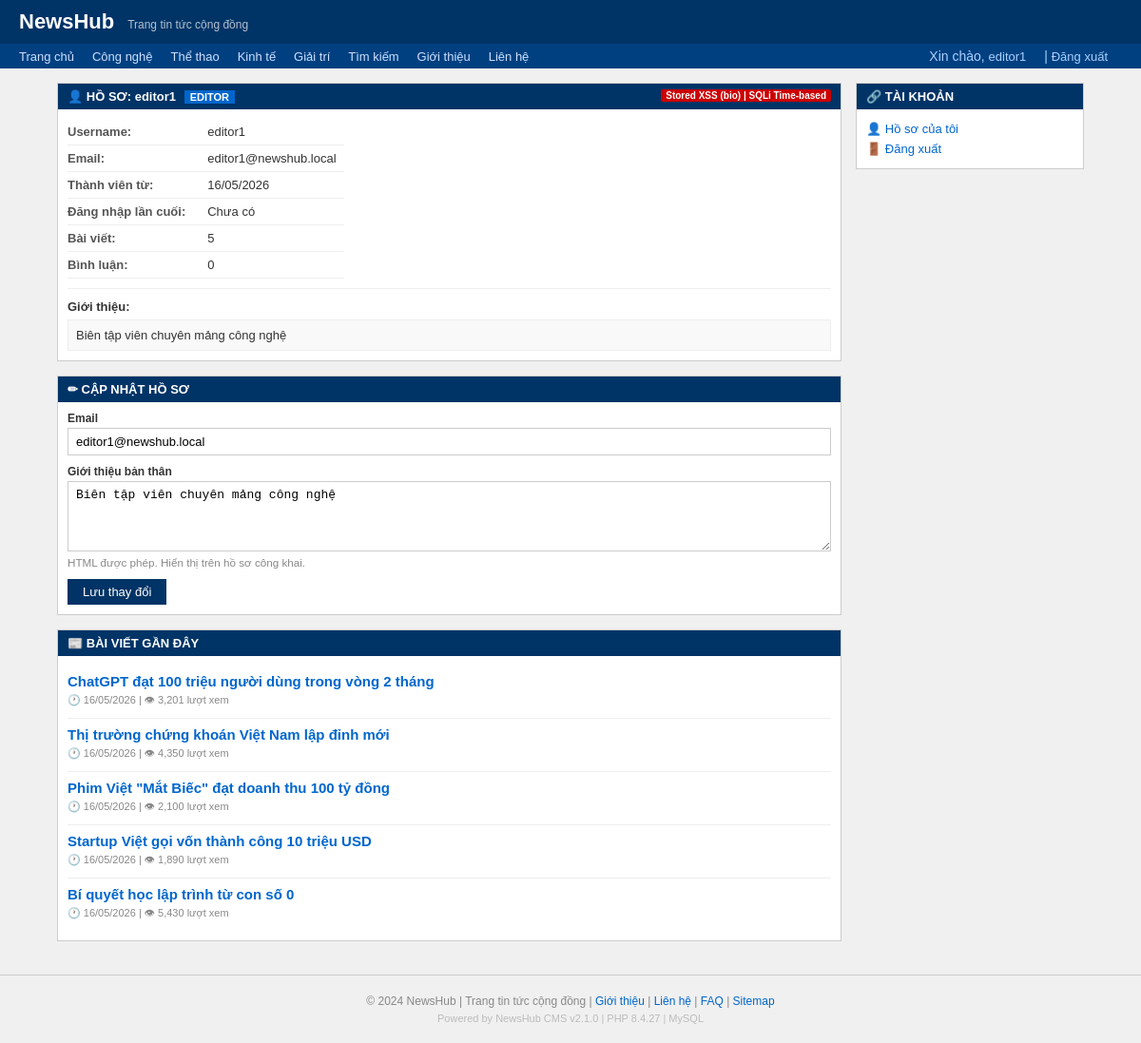
The app's page /user/profile.php (signed in) with its own data.
### tables this page shows
CREATE TABLE users (
    id INT AUTO_INCREMENT PRIMARY KEY,
    username VARCHAR(100) NOT NULL,
    password VARCHAR(255) NOT NULL,
    email VARCHAR(150),
    role ENUM('admin','editor','user') DEFAULT 'user',
    bio TEXT,
    avatar VARCHAR(255),
    created_at DATETIME DEFAULT CURRENT_TIMESTAMP,
    last_login DATETIME
);

CREATE TABLE news (
    id INT AUTO_INCREMENT PRIMARY KEY,
    title VARCHAR(255) NOT NULL,
    content TEXT,
    summary VARCHAR(500),
    author_id INT,
    category_id INT,
    views INT DEFAULT 0,
    status ENUM('published','draft','hidden') DEFAULT 'published',
    tags VARCHAR(255),
    created_at DATETIME DEFAULT CURRENT_TIMESTAMP,
    updated_at DATETIME DEFAULT CURRENT_TIMESTAMP ON UPDATE CURRENT_TIMESTAMP,
    FOREIGN KEY (author_id) REFERENCES users(id),
    FOREIGN KEY (category_id) REFERENCES categories(id)
);

### www/config/db.php (called while the page is built, shortened)
<?php
function current_user()
{
    return $_SESSION['user'] ?? null;
}
function is_logged_in()
{
    return isset($_SESSION['user']);
}

### www/user/profile.php (the view, shortened to what this page needs)
<?php
require_once __DIR__ . '/../config/db.php';
$conn = db_connect();
$view_user = $_GET['user'] ?? (is_logged_in() ? current_user()['username'] : null);
$sql = "SELECT u.*,
               (SELECT COUNT(*) FROM comments WHERE user_id = u.id) as comment_count,
               (SELECT COUNT(*) FROM news WHERE author_id = u.id AND status='published') as article_count
        FROM users u
        WHERE u.username = '$view_user'
        LIMIT 1";
$result = $conn->query($sql);
if (!$result) {
    $profile_user = null;
} else {
    $profile_user = $result->fetch_assoc();
}
$is_own_profile = is_logged_in() && $profile_user && current_user()['id'] == $profile_user['id'];
$articles = [];
if ($profile_user) {
    $art_result = $conn->query("SELECT id, title, created_at, views FROM news
                                 WHERE author_id = " . intval($profile_user['id']) . "
                                 AND status = 'published'
                                 ORDER BY created_at DESC LIMIT 5");
    $articles = $art_result ? $art_result->fetch_all(MYSQLI_ASSOC) : [];
}
require_once __DIR__ . '/../includes/header.php';
?>
<div id="wrapper">
    <div id="main">
        <?php if (!$profile_user): ?>
            <div class="box">
                <div class="box-content">
                    <div class="msg-error">Không tìm thấy người dùng này.</div>
                    <a href="/index.php">← Về trang chủ</a>
                </div>
            </div>
        <?php else: ?>
            <div class="box">
                <div class="box-title">
                    👤 HỒ SƠ: <?= htmlspecialchars($profile_user['username']) ?>
                    <?php if ($profile_user['role'] === 'admin'): ?>
                        <span style="background:#cc0000;color:white;padding:1px 6px;font-size:11px;margin-left:5px;">ADMIN</span>
                    <?php elseif ($profile_user['role'] === 'editor'): ?>
                        <span style="background:#0066cc;color:white;padding:1px 6px;font-size:11px;margin-left:5px;">EDITOR</span>
                    <?php endif; ?>
                    <span class="vuln-badge">Stored XSS (bio) | SQLi Time-based</span>
                </div>
                <div class="box-content">
                    <table style="width:auto;margin-bottom:10px;">
                        <tr>
                            <td style="padding:4px 15px 4px 0;font-weight:bold;color:#555;font-size:13px;">Username:</td>
                            <td style="font-size:13px;"><?= htmlspecialchars($profile_user['username']) ?></td>
                        </tr>
                        <tr>
                            <td style="padding:4px 15px 4px 0;font-weight:bold;color:#555;font-size:13px;">Email:</td>
                            <td style="font-size:13px;"><?= htmlspecialchars($profile_user['email']) ?></td>
                        </tr>
                        <tr>
                            <td style="padding:4px 15px 4px 0;font-weight:bold;color:#555;font-size:13px;">Thành viên từ:</td>
                            <td style="font-size:13px;"><?= date('d/m/Y', strtotime($profile_user['created_at'])) ?></td>
                        </tr>
                        <tr>
                            <td style="padding:4px 15px 4px 0;font-weight:bold;color:#555;font-size:13px;">Đăng nhập lần cuối:</td>
                            <td style="font-size:13px;"><?= $profile_user['last_login'] ? date('d/m/Y H:i', strtotime($profile_user['last_login'])) : 'Chưa có' ?></td>
                        </tr>
                        <tr>
                            <td style="padding:4px 15px 4px 0;font-weight:bold;color:#555;font-size:13px;">Bài viết:</td>
                            <td style="font-size:13px;"><?= $profile_user['article_count'] ?></td>
                        </tr>
                        <tr>
                            <td style="padding:4px 15px 4px 0;font-weight:bold;color:#555;font-size:13px;">Bình luận:</td>
                            <td style="font-size:13px;"><?= $profile_user['comment_count'] ?></td>
                        </tr>
                    </table>
                    <div style="margin-top:10px;padding-top:10px;border-top:1px solid #eee;">
                        <strong style="font-size:13px;">Giới thiệu:</strong>
                        <div style="margin-top:6px;font-size:13px;background:#f9f9f9;padding:8px;border:1px solid #eee;">
                            <?= $profile_user['bio'] ?: '<span style="color:#888;font-style:italic;">Chưa có giới thiệu.</span>' ?>
                        </div>
                    </div>
                </div>
            </div>
            <?php if ($is_own_profile): ?>
                <div class="box">
                    <div class="box-title">✏ CẬP NHẬT HỒ SƠ</div>
                    <div class="box-content">
                        <form action="/user/profile.php" method="POST">
                            <div class="form-group">
                                <label>Email</label>
                                <input type="email" name="email" value="<?= htmlspecialchars($profile_user['email']) ?>">
                            </div>
                            <div class="form-group">
                                <label>Giới thiệu bản thân</label>
                                <textarea name="bio" rows="4"><?= htmlspecialchars($profile_user['bio']) ?></textarea>
                                <small style="color:#888;">HTML được phép. Hiển thị trên hồ sơ công khai.</small>
                            </div>
                            <button type="submit" class="btn">Lưu thay đổi</button>
                        </form>
                    </div>
                </div>
            <?php endif; ?>
            <?php if ($articles): ?>
                <div class="box">
                    <div class="box-title">📰 BÀI VIẾT GẦN ĐÂY</div>
                    <div class="box-content">
                        <?php foreach ($articles as $art): ?>
                            <div class="article-item">
                                <div class="article-title">
                                    <a href="/news.php?id=<?= $art['id'] ?>"><?= htmlspecialchars($art['title']) ?></a>
                                </div>
                                <div class="article-meta">
                                    🕐 <?= date('d/m/Y', strtotime($art['created_at'])) ?> |
                                    👁 <?= number_format($art['views']) ?> lượt xem
                                </div>
                            </div>
                        <?php endforeach; ?>
                    </div>
                </div>
            <?php endif; ?>
        <?php endif; ?>
    </div>
    <div id="sidebar">
        <div class="box">
            <div class="box-title">🔗 TÀI KHOẢN</div>
            <div class="box-content" style="font-size:13px;">
                <?php if (is_logged_in()): ?>
                    <div style="padding:3px 0;"><a href="/user/profile.php">👤 Hồ sơ của tôi</a></div>
                    <div style="padding:3px 0;"><a href="/user/logout.php">🚪 Đăng xuất</a></div>
                <?php else: ?>
                    <div style="padding:3px 0;"><a href="/user/login.php">🔑 Đăng nhập</a></div>
                    <div style="padding:3px 0;"><a href="/user/register.php">📝 Đăng ký</a></div>
                <?php endif; ?>
            </div>
        </div>
    </div>
</div>
<?php
require_once __DIR__ . '/../includes/footer.php';
?>

### www/includes/header.php (shortened to what this page needs)
<?php
require_once __DIR__ . '/../config/db.php';
$current_user = current_user();
?>
<!DOCTYPE html>
<html lang="vi">
<head>
</head>
<body>
    <div id="header">
        <h1><a href="/index.php"><?= SITE_NAME ?></a></h1>
        <span style="font-size:12px; opacity:0.7; margin-left:10px;">Trang tin tức cộng đồng</span>
    </div>
    <div id="nav">
        <a href="/index.php">Trang chủ</a>
        <a href="/category.php?id=1">Công nghệ</a>
        <a href="/category.php?id=2">Thể thao</a>
        <a href="/category.php?id=3">Kinh tế</a>
        <a href="/category.php?id=4">Giải trí</a>
        <a href="/search.php">Tìm kiếm</a>
        <a href="/static/about.html">Giới thiệu</a>
        <a href="/static/contact.html">Liên hệ</a>
        <span class="user-info">
            <?php if (is_logged_in()): ?>
                Xin chào, <a href="/user/profile.php" style="color:#aad0ff"><?= htmlspecialchars($current_user['username']) ?></a>
                | <a href="/user/logout.php" style="color:#aad0ff">Đăng xuất</a>
            <?php else: ?>
                <a href="/user/login.php" style="color:#aad0ff">Đăng nhập</a>
                | <a href="/user/register.php" style="color:#aad0ff">Đăng ký</a>
            <?php endif; ?>
        </span>
    </div>

### www/includes/header.php (style rules this page uses)
* { box-sizing: border-box; margin: 0; padding: 0; }
body { font-family: Arial, sans-serif; font-size: 14px; background: #f0f0f0; color: #333; }
a { color: #0066cc; text-decoration: none; }
#header { background: #003366; color: white; padding: 10px 20px; }
#header h1 { display: inline-block; font-size: 22px; }
#header h1 a { color: white; }
#nav { background: #004080; padding: 5px 20px; }
#nav a { color: #cce0ff; margin-right: 15px; font-size: 13px; }
#nav .user-info { float: right; color: #aad0ff; }
#wrapper { max-width: 1100px; margin: 15px auto; display: flex; gap: 15px; padding: 0 10px; }
#main { flex: 1; min-width: 0; }
#sidebar { width: 240px; flex-shrink: 0; }
.box { background: white; border: 1px solid #ccc; margin-bottom: 15px; }
.box-title { background: #003366; color: white; padding: 6px 10px; font-size: 13px; font-weight: bold; }
.box-content { padding: 10px; }
.article-item { border-bottom: 1px solid #eee; padding: 8px 0; }
.article-item:last-child { border-bottom: none; }
.article-title { font-size: 15px; font-weight: bold; margin-bottom: 3px; }
.article-meta { font-size: 11px; color: #888; }
.form-group { margin-bottom: 10px; }
.form-group label { display: block; font-size: 12px; font-weight: bold; margin-bottom: 3px; }
.form-group input, .form-group textarea, .form-group select { width: 100%; padding: 6px 8px; border: 1px solid #ccc; font-size: 13px; }
.btn { padding: 6px 16px; background: #003366; color: white; border: none; cursor: pointer; font-size: 13px; }
table { width: 100%; border-collapse: collapse; }
table td { padding: 6px 8px; border-bottom: 1px solid #eee; font-size: 13px; }
.vuln-badge { float: right; background: #c00; color: white; font-size: 10px; padding: 1px 5px; border-radius: 2px; }

### records on screen
users: username "editor1", email "editor1@newshub.local", created_at "16/05/2026", bio "Biên tập viên chuyên mảng công nghệ"
news: title "ChatGPT đạt 100 triệu người dùng trong vòng 2 tháng", created_at "16/05/2026", views "3,201"
news: title "Thị trường chứng khoán Việt Nam lập đỉnh mới", created_at "16/05/2026", views "4,350"
news: title "Phim Việt \"Mắt Biếc\" đạt doanh thu 100 tỷ đồng", created_at "16/05/2026", views "2,100"
news: title "Startup Việt gọi vốn thành công 10 triệu USD", created_at "16/05/2026", views "1,890"
news: title "Bí quyết học lập trình từ con số 0", created_at "16/05/2026", views "5,430"

### other values on screen
SITE_NAME "NewsHub"
$profile_user['article_count'] "5"
$profile_user['comment_count'] "0"
PHP_VERSION "8.4.27"
